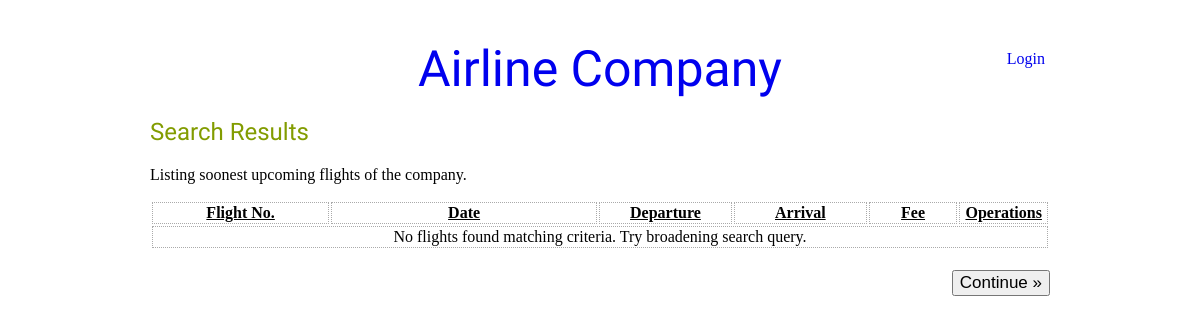
Before: /search.php?act=upcoming with the older database file.
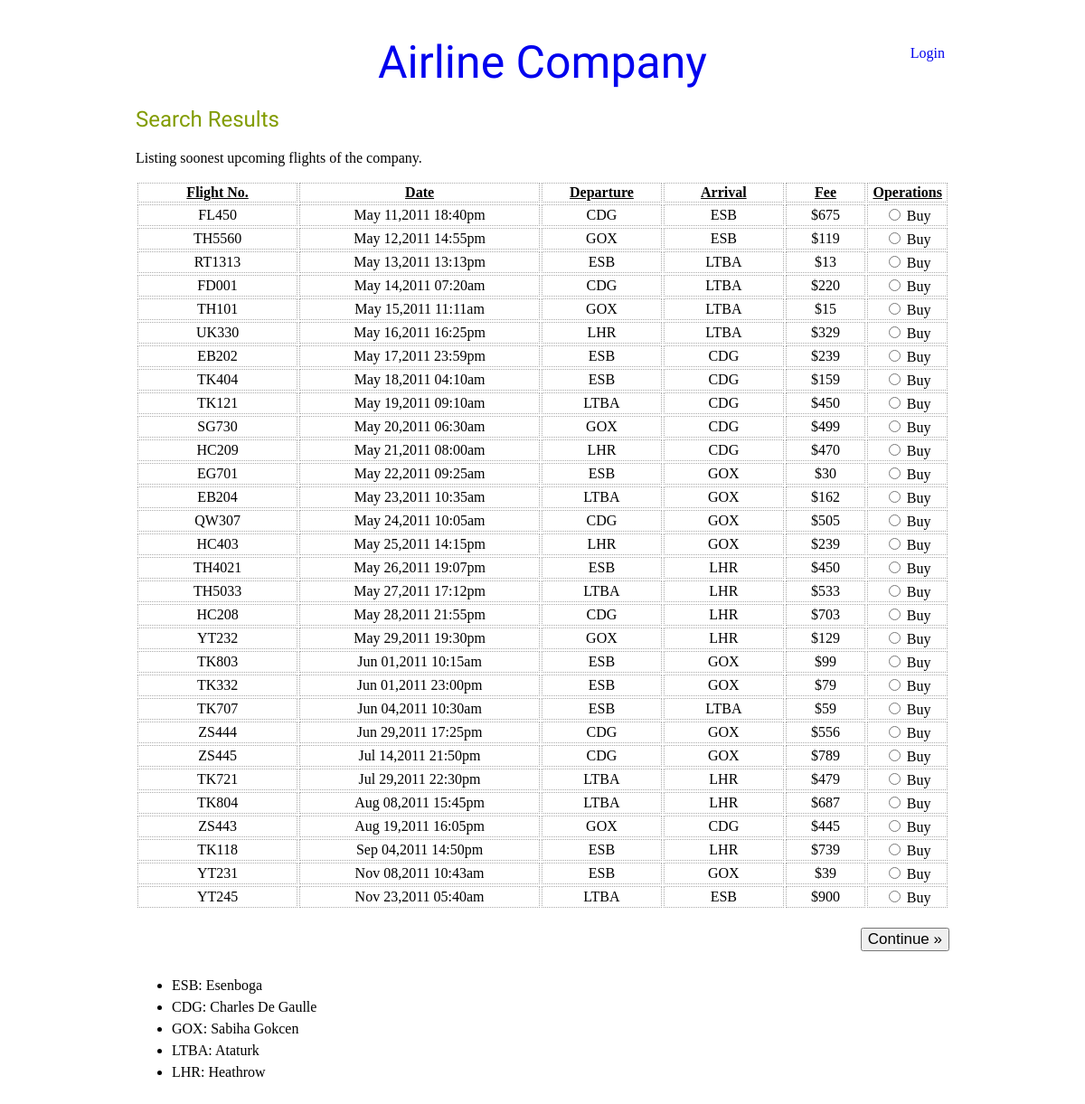
After: the same page with the newer database file.
### tables this page shows
CREATE TABLE `flight` (
  `id` int(11) NOT NULL AUTO_INCREMENT,
  `flight_number` varchar(10) NOT NULL,
  `departure_date` datetime NOT NULL,
  `fare` float DEFAULT '0',
  `route` int(11) NOT NULL,
  `plane` int(11) NOT NULL,
  PRIMARY KEY (`id`),
  KEY `route` (`route`),
  KEY `plane` (`plane`),
  CONSTRAINT `flight_ibfk_1` FOREIGN KEY (`route`) REFERENCES `route` (`id`) ON DELETE CASCADE,
  CONSTRAINT `flight_ibfk_2` FOREIGN KEY (`plane`) REFERENCES `plane` (`id`) ON DELETE CASCADE
);

CREATE TABLE `airport` (
  `id` int(11) NOT NULL AUTO_INCREMENT,
  `code` varchar(4) NOT NULL,
  `name` varchar(100) NOT NULL,
  `city` int(11) NOT NULL,
  PRIMARY KEY (`id`),
  KEY `city` (`city`),
  CONSTRAINT `airport_ibfk_2` FOREIGN KEY (`city`) REFERENCES `city` (`id`) ON DELETE CASCADE
);

### view_results.php (the view, shortened to what this page needs)
<h2>Search Results</h2>
<p><?=$search_str?></p>
<form method='POST' action='book.php?action=form'>
	<table class='data'>
		<tr class='legend'>
			<td width='20%'>Flight No.</td>
			<td width='30%'>Date</td>
			<td width='15%'>Departure</td>
			<td width='15%'>Arrival</td>
			<td width='10%'>Fee</td>
			<td width='20%'>Operations</td>
		</tr>
	<?php
	foreach($flights as $result){?>
		<tr>
			<td width='20%'><?=$result['flight_number']?></td>
			<td width='30%'><?=date("M d,Y H:ia", strtotime($result['departure_date']))?></td>
			<td width='15%'><?=$result['dcode']?></td>
			<td width='15%'><?=$result['acode']?></td>
			<td width='10%'>$<?=number_format($result['fare'])?></td>
			<td width='20%'>
				<input type="radio" name="flight_id" value="<?=$result['id']?>" /> Buy
			</td>
		</tr>
	<?php }?>
	<?php if (!count($flights)){?>
		<tr><td width="100%" colspan='6'>No flights found matching criteria. Try broadening search query.</td></tr>
	<?php }?>
	</table>
	<div class='line' style='text-align:right;'>
		<input type='submit' value='Continue &raquo;'/>
	</div>
</form>
<ul>
<?php foreach($airports as $abbr=>$ext){?>
	<li><?=$abbr?>: <?=$ext?></li>
<?php }?>

Changed rows visible on the page:
added flight: flight_number "FL450", departure_date "May 11,2011 18:40pm", airport.code "CDG", airport.code "ESB", fare "675"
added flight: flight_number "TH5560", departure_date "May 12,2011 14:55pm", airport.code "GOX", airport.code "ESB", fare "119"
added flight: flight_number "RT1313", departure_date "May 13,2011 13:13pm", airport.code "ESB", airport.code "LTBA", fare "13"
added flight: flight_number "FD001", departure_date "May 14,2011 07:20am", airport.code "CDG", airport.code "LTBA", fare "220"
added flight: flight_number "TH101", departure_date "May 15,2011 11:11am", airport.code "GOX", airport.code "LTBA", fare "15"
added flight: flight_number "UK330", departure_date "May 16,2011 16:25pm", airport.code "LHR", airport.code "LTBA", fare "329"
added flight: flight_number "EB202", departure_date "May 17,2011 23:59pm", airport.code "ESB", airport.code "CDG", fare "239"
added flight: flight_number "TK404", departure_date "May 18,2011 04:10am", airport.code "ESB", airport.code "CDG", fare "159"
added flight: flight_number "TK121", departure_date "May 19,2011 09:10am", airport.code "LTBA", airport.code "CDG", fare "450"
added flight: flight_number "SG730", departure_date "May 20,2011 06:30am", airport.code "GOX", airport.code "CDG", fare "499"
added flight: flight_number "HC209", departure_date "May 21,2011 08:00am", airport.code "LHR", airport.code "CDG", fare "470"
added flight: flight_number "EG701", departure_date "May 22,2011 09:25am", airport.code "ESB", airport.code "GOX", fare "30"
added flight: flight_number "EB204", departure_date "May 23,2011 10:35am", airport.code "LTBA", airport.code "GOX", fare "162"
added flight: flight_number "QW307", departure_date "May 24,2011 10:05am", airport.code "CDG", airport.code "GOX", fare "505"
added flight: flight_number "HC403", departure_date "May 25,2011 14:15pm", airport.code "LHR", airport.code "GOX", fare "239"
added flight: flight_number "TH4021", departure_date "May 26,2011 19:07pm", airport.code "ESB", airport.code "LHR", fare "450"
added flight: flight_number "TH5033", departure_date "May 27,2011 17:12pm", airport.code "LTBA", airport.code "LHR", fare "533"
added flight: flight_number "HC208", departure_date "May 28,2011 21:55pm", airport.code "CDG", airport.code "LHR", fare "703"
added flight: flight_number "YT232", departure_date "May 29,2011 19:30pm", airport.code "GOX", airport.code "LHR", fare "129"
added flight: flight_number "TK803", departure_date "Jun 01,2011 10:15am", airport.code "ESB", airport.code "GOX", fare "99"
added flight: flight_number "TK332", departure_date "Jun 01,2011 23:00pm", airport.code "ESB", airport.code "GOX", fare "79"
added flight: flight_number "TK707", departure_date "Jun 04,2011 10:30am", airport.code "ESB", airport.code "LTBA", fare "59"
added flight: flight_number "ZS444", departure_date "Jun 29,2011 17:25pm", airport.code "CDG", airport.code "GOX", fare "556"
added flight: flight_number "ZS445", departure_date "Jul 14,2011 21:50pm", airport.code "CDG", airport.code "GOX", fare "789"
added flight: flight_number "TK721", departure_date "Jul 29,2011 22:30pm", airport.code "LTBA", airport.code "LHR", fare "479"
added flight: flight_number "TK804", departure_date "Aug 08,2011 15:45pm", airport.code "LTBA", airport.code "LHR", fare "687"
added flight: flight_number "ZS443", departure_date "Aug 19,2011 16:05pm", airport.code "GOX", airport.code "CDG", fare "445"
added flight: flight_number "TK118", departure_date "Sep 04,2011 14:50pm", airport.code "ESB", airport.code "LHR", fare "739"
added flight: flight_number "YT231", departure_date "Nov 08,2011 10:43am", airport.code "ESB", airport.code "GOX", fare "39"
added flight: flight_number "YT245", departure_date "Nov 23,2011 05:40am", airport.code "LTBA", airport.code "ESB", fare "900"
Other visible differences:
new list line: "ESB : Esenboga"
new list line: "CDG : Charles De Gaulle"
new list line: "GOX : Sabiha Gokcen"
new list line: "LTBA : Ataturk"
new list line: "LHR : Heathrow"
text no longer shown: "No flights found matching criteria. Try broadening search query."
